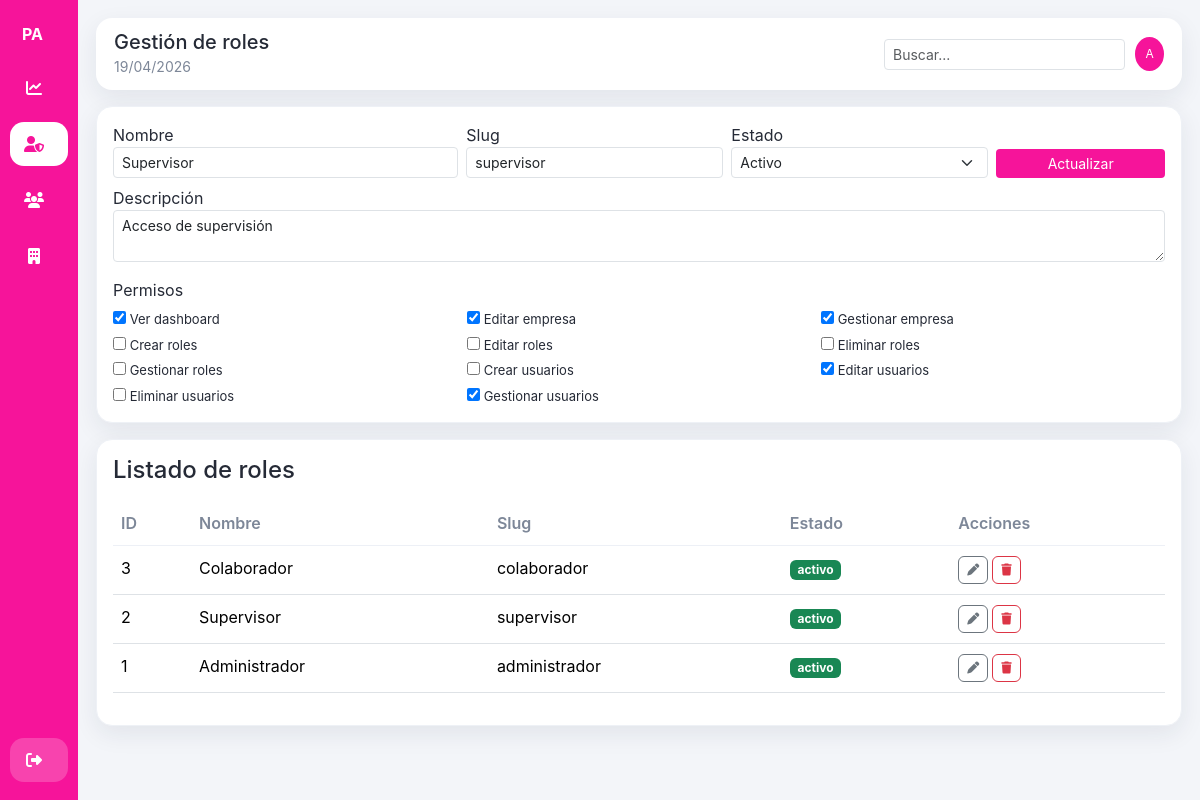
The page /roles?id=2 (signed in) on the database its author committed.
### tables this page shows
CREATE TABLE roles (
  id INT AUTO_INCREMENT PRIMARY KEY,
  nombre VARCHAR(100) NOT NULL UNIQUE,
  slug VARCHAR(100) NOT NULL UNIQUE,
  descripcion TEXT NULL,
  estado ENUM('activo','inactivo') NOT NULL DEFAULT 'activo',
  created_at DATETIME NOT NULL,
  updated_at DATETIME NOT NULL
);

CREATE TABLE permisos (
  id INT AUTO_INCREMENT PRIMARY KEY,
  nombre VARCHAR(100) NOT NULL,
  slug VARCHAR(100) NOT NULL UNIQUE,
  modulo VARCHAR(100) NOT NULL,
  descripcion TEXT NULL,
  created_at DATETIME NOT NULL,
  updated_at DATETIME NOT NULL,
  INDEX idx_permisos_modulo (modulo)
);

### app/core/Controller.php (called while the page is built, shortened)
<?php
class Controller
{
    protected function view(string $view, array $data = [], string $layout = 'layouts/main'): void
    {
        extract($data, EXTR_SKIP);
        require BASE_PATH . '/app/views/' . $layout . '.php';
    }
}

### app/controllers/RolController.php (called while the page is built, shortened)
<?php
class RolController extends Controller
{
    public function index(): void
    {
        $rolModel = new Rol();
        $permisoModel = new Permiso();
        $rpModel = new RolPermiso();
        $roles = $rolModel->all();
        $selected = isset($_GET['id']) ? $rolModel->find((int) $_GET['id']) : null;
        $this->view('roles/index', [
            'title' => 'Gestión de roles',
            'roles' => $roles,
            'permisos' => $permisoModel->all(),
            'selected' => $selected,
            'selectedPermisos' => $selected ? $rpModel->permisosRol((int) $selected['id']) : [],
        ]);
    }
}

### app/core/Router.php (called while the page is built, shortened)
<?php
class Router
{
    private array $routes = [];
    private function add(string $method, string $path, array $handler, array $meta): void
    {
        $this->routes[$method][$path] = ['handler' => $handler, 'meta' => $meta];
    }
    public function dispatch(string $method, string $uri): void
    {
        $route = $this->routes[$method][$uri] ?? null;
        [$controller, $action] = $route['handler'];
        (new $controller())->$action();
    }
}

### index.php (called while the page is built, shortened)
<?php
spl_autoload_register(function ($class): void {
    $prefix = 'App\\';
    $baseDir = BASE_PATH . '/app/';
    $relativeClass = substr($class, strlen($prefix));
    $file = $baseDir . str_replace('\\', '/', $relativeClass) . '.php';
});
require BASE_PATH . '/app/helpers/functions.php';
$router = new App\Core\Router();
$router->dispatch($_SERVER['REQUEST_METHOD'], request_path());

### app/helpers/functions.php (called while the page is built, shortened)
<?php
function db(): PDO
{
    static $pdo = null;
    if ($pdo instanceof PDO) {
        return $pdo;
    }
    $cfg = require BASE_PATH . '/config/database.php';
    $dsn = sprintf('%s:host=%s;port=%s;dbname=%s;charset=%s', $cfg['driver'], $cfg['host'], $cfg['port'], $cfg['database'], $cfg['charset']);
    $pdo = new PDO($dsn, $cfg['username'], $cfg['password'], [
        PDO::ATTR_ERRMODE => PDO::ERRMODE_EXCEPTION,
        PDO::ATTR_DEFAULT_FETCH_MODE => PDO::FETCH_ASSOC,
    ]);
    return $pdo;
}
function base_path_url(): string
{
    $scriptName = $_SERVER['SCRIPT_NAME'] ?? '';
    $base = str_replace('\\', '/', dirname($scriptName));
    if ($base === '/' || $base === '\\' || $base === '.') {
        return '';
    }
    return rtrim($base, '/');
}
function url(string $path = ''): string
{
    $base = base_path_url();
    $normalizedPath = ltrim($path, '/');
    return ($base !== '' ? $base : '') . '/' . $normalizedPath;
}

### app/core/Model.php (called while the page is built, shortened)
<?php
abstract class Model
{
    public function __construct()
    {
        $this->pdo = db();
    }
}

### app/models/Rol.php (called while the page is built, shortened)
<?php
class Rol extends Model
{
    public function all(): array
    {
        return $this->pdo->query('SELECT * FROM roles ORDER BY id DESC')->fetchAll();
    }
    public function find(int $id): ?array
    {
        $stmt = $this->pdo->prepare('SELECT * FROM roles WHERE id=:id LIMIT 1');
        $stmt->execute(['id' => $id]);
        return $stmt->fetch() ?: null;
    }
}

### app/models/Permiso.php (called while the page is built, shortened)
<?php
class Permiso extends Model
{
    public function all(): array
    {
        return $this->pdo->query('SELECT * FROM permisos ORDER BY modulo, nombre')->fetchAll();
    }
}

### app/views/roles/form.php (the view, shortened to what this page needs)
<form method="post" action="<?= url($selected ? 'roles/update' : 'roles/store') ?>" class="panel-card">
    <div class="row g-2">
        <div class="col-md-4"><label>Nombre</label><input class="form-control form-control-sm" name="nombre" required value="<?= htmlspecialchars($selected['nombre'] ?? '', ENT_QUOTES) ?>"></div>
        <div class="col-md-3"><label>Slug</label><input class="form-control form-control-sm" name="slug" required value="<?= htmlspecialchars($selected['slug'] ?? '', ENT_QUOTES) ?>"></div>
        <div class="col-md-3"><label>Estado</label><select name="estado" class="form-select form-select-sm"><option value="activo">Activo</option></select></div>
        <div class="col-md-2 d-flex align-items-end"><button class="btn btn-sm btn-fuchsia w-100"><?= $selected ? 'Actualizar' : 'Crear' ?></button></div>
        <div class="col-12"><label>Descripción</label><textarea class="form-control form-control-sm" name="descripcion"><?= htmlspecialchars($selected['descripcion'] ?? '', ENT_QUOTES) ?></textarea></div>
    </div>
    <?php if ($selected): ?>
    <div class="mt-3">
        <label class="d-block mb-2">Permisos</label>
        <div class="permission-grid">
            <?php foreach ($permisos as $permiso): ?>
                <label><input type="checkbox" name="permisos[]" value="<?= (int) $permiso['id'] ?>" <?= in_array((int) $permiso['id'], $selectedPermisos, true) ? 'checked' : '' ?>> <?= htmlspecialchars($permiso['nombre'], ENT_QUOTES) ?></label>
            <?php endforeach; ?>
        </div>
    </div>
    <?php endif; ?>
</form>

### app/views/roles/index.php
<?php require BASE_PATH . '/app/views/roles/form.php'; ?>
<section class="panel-card mt-3">
    <div class="d-flex justify-content-between mb-2"><h4>Listado de roles</h4></div>
    <table class="table table-sm custom-table">
        <thead><tr><th>ID</th><th>Nombre</th><th>Slug</th><th>Estado</th><th>Acciones</th></tr></thead>
        <tbody>
        <?php foreach ($roles as $rol): ?>
            <tr>
                <td><?= (int) $rol['id'] ?></td><td><?= htmlspecialchars($rol['nombre'], ENT_QUOTES) ?></td><td><?= htmlspecialchars($rol['slug'], ENT_QUOTES) ?></td><td><span class="badge <?= $rol['estado']==='activo'?'bg-success':'bg-secondary' ?>"><?= htmlspecialchars($rol['estado'], ENT_QUOTES) ?></span></td>
                <td class="d-flex gap-1">
                    <a class="btn btn-xs btn-outline-secondary" href="<?= url('roles?id=' . (int) $rol['id']) ?>"><i class="fa fa-pen"></i></a>
                    <form method="post" action="<?= url('roles/delete') ?>" onsubmit="return confirm('¿Eliminar rol?');">
                        <?= csrf_field() ?><input type="hidden" name="id" value="<?= (int) $rol['id'] ?>"><button class="btn btn-xs btn-outline-danger"><i class="fa fa-trash"></i></button>
                    </form>
                </td>
            </tr>
        <?php endforeach; ?>
        </tbody>
    </table>
</section>

### public/assets/css/app.css (style rules this page uses)
:root { --fuchsia: #f6149a; --fuchsia-dark: #cc0d7f; --bg: #f3f5f9; --card: #ffffff; --text: #252a36; --muted: #7d8798; --radius: 16px; --shadow: 0 8px 24px rgba(30, 42, 70, 0.08); }
* { box-sizing: border-box; }
body { margin: 0; font-family: Inter, system-ui, sans-serif; color: var(--text); background: var(--bg); }
.panel-card, .kpi-card { background: #fff; border-radius: var(--radius); box-shadow: var(--shadow); padding: 16px; border: 1px solid #eef1f6; }
.custom-table thead th { color: var(--muted); font-weight: 600; border-bottom: 1px solid #edf0f6; }
.custom-table td, .custom-table th { padding: 10px 8px; }
.btn-fuchsia { background: var(--fuchsia); color: #fff; border: none; }
.btn-xs { padding: 4px 8px; font-size: 12px; }
.permission-grid { display: grid; grid-template-columns: repeat(3,minmax(0,1fr)); gap: 6px 10px; font-size: 13px; }

### rows shown on the page
roles: nombre "Supervisor", slug "supervisor", descripcion "Acceso de supervisión", id "2", estado "activo"
permisos: id "☑", nombre "Ver dashboard"
permisos: id "☑", nombre "Editar empresa"
permisos: id "☑", nombre "Gestionar empresa"
permisos: nombre "Crear roles"
permisos: nombre "Editar roles"
permisos: nombre "Eliminar roles"
permisos: nombre "Gestionar roles"
permisos: nombre "Crear usuarios"
permisos: id "☑", nombre "Editar usuarios"
permisos: nombre "Eliminar usuarios"
permisos: id "☑", nombre "Gestionar usuarios"
roles: id "3", nombre "Colaborador", slug "colaborador", estado "activo"
roles: id "1", nombre "Administrador", slug "administrador", estado "activo"

### other values the page prints
$title "Gestión de roles"
substr(auth_user()['nombre'] ?? 'A', 0, 1) "A"
